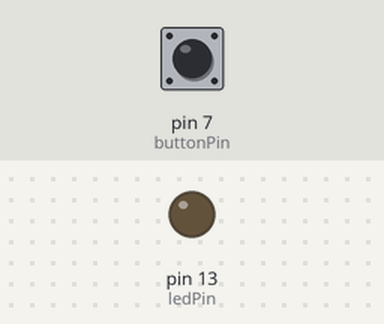
Simulated run of this sketch. Board: Arduino Uno, built with avr-gcc and run on an emulated ATmega328P. Parts: output pins drawn as LEDs (lit = HIGH). The test bench sets the inputs (shaded band); at power-on: pin 7 (buttonPin) LOW.

Above: at 1.2 s.
1.3 s: pin 7 (buttonPin) pulled HIGH for 0.15 s
At 1.37 s:
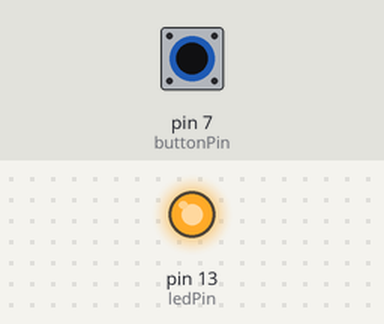
2.9 s: pin 7 (buttonPin) pulled HIGH for 3.2 s
At 7.3 s:
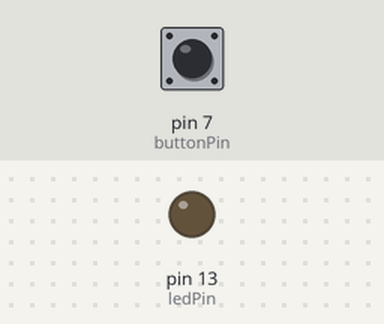
Timing chart, 0 to 8.8 s (numbered marks = the images above; inputs shaded):
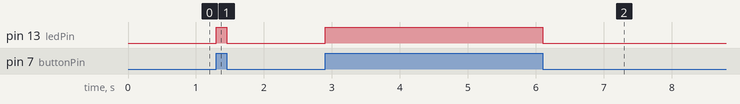

Measured:
- after the input at 1.3 s, pin 13 (ledPin): LOW → HIGH at once, → LOW 0.15 s later
- after the input at 2.9 s, pin 13 (ledPin): LOW → HIGH at once, → LOW 3.2 s later

The sketch:

Buton_ile_ledleri_yakma.ino
```cpp
//Buton pinini tanımla.
const int buttonPin = 7;
//Led pinini tanımla.
const int ledPin =  13;

//Butonun durumunu tuttuğumuz bir değişken oluştur.
int buttonState = 0;

void setup() {
  //Led pinini çıkış olarak ayarla.
  pinMode(ledPin, OUTPUT);
  //Buton pinini giriş olarak ayarla.
  pinMode(buttonPin, INPUT);
}

void loop() {
  //Butondan gelen dijital veriyi oku.
  //Burada buton pinine topraktan geliniyorsa 0;
  //Herhangi bir gerilimden geliniyorsa 1 sonucu döner.
  buttonState = digitalRead(buttonPin);

  //Buton durumunu kontrol edelim.
  //Buton aktifse yani gerilimden pine değer geliyorsa,
  if (buttonState == HIGH) {
    //Pine çıkış ver.
    digitalWrite(ledPin, HIGH);
  } else {
    //Pine topraktan değer geliyorsa ledi söndür.
    digitalWrite(ledPin, LOW);
  }
}
```
